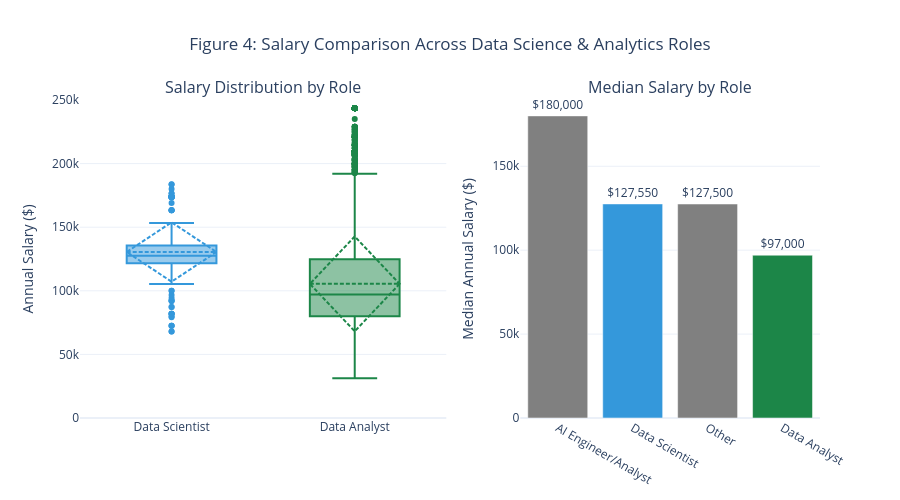

Notebook source saved alongside this figure:
### Markdown cell above
**Why this visualization?**
- Reveals whether remote/hybrid work correlates with experience level.
- Shows absolute counts in each cell for direct comparison across categories.

**Key insights**
Hybrid work overwhelmingly dominates across all experience levels, with mid-level roles (3-5 yrs) leading at 9,070 postings — nearly double that of any other category. Remote opportunities are the second most common, peaking again at mid-level, while pure onsite roles are negligible across the board (only 111–211 postings per level). Senior and Entry roles show relatively lower hybrid counts but maintain strong remote presence, reinforcing that flexibility is now the baseline expectation in data science and analytics hiring, regardless of seniority. The extreme scarcity of onsite-only postings suggests the field has effectively normalized distributed work.

### Code cell
# Figure 3: salary by role category
salary_pdf = df.groupBy("ROLE_CATEGORY").agg(
    {"SALARY": "median"}
).toPandas()
salary_pdf.columns = ["ROLE_CATEGORY", "MEDIAN_SALARY"]
salary_pdf = salary_pdf.sort_values("MEDIAN_SALARY", ascending=False)

# Box plot data
box_pdf = df.select("ROLE_CATEGORY", "SALARY").toPandas()

# Create subplots: box plot + bar chart
fig = make_subplots(
    rows=1, cols=2,
    specs=[[{"type": "box"}, {"type": "bar"}]],
    subplot_titles=("Salary Distribution by Role", "Median Salary by Role"),
    column_widths=[0.55, 0.45]
)

# Box plot: distribution with quartiles
colors = {"Data Scientist": "#3498db", "ML Engineer": "#e74c3c", "Data Analyst": "#1c8648"}

for role in ["Data Scientist", "ML Engineer", "Data Analyst"]:
    role_data = box_pdf[box_pdf["ROLE_CATEGORY"] == role]["SALARY"]
    fig.add_trace(
        go.Box(
            y=role_data,
            name=role,
            marker_color=colors.get(role, "gray"),
            boxmean="sd",
            hovertemplate="Role: " + role + "<br>Salary: $%{y:,}<extra></extra>"
        ),
        row=1, col=1
    )
fig.update_yaxes(range=[0, 250000], row=1, col=1)

# Bar chart: median comparison
fig.add_trace(
    go.Bar(
        x=salary_pdf["ROLE_CATEGORY"],
        y=salary_pdf["MEDIAN_SALARY"],
        marker_color=[colors.get(r, "gray") for r in salary_pdf["ROLE_CATEGORY"]],
        text=salary_pdf["MEDIAN_SALARY"].apply(lambda x: f"${x:,.0f}"),
        textposition="outside",
        hovertemplate="Role: %{x}<br>Median Salary: $%{y:,}<extra></extra>"
    ),
    row=1, col=2
)

fig.update_layout(
    title_text="Figure 4: Salary Comparison Across Data Science & Analytics Roles",
    title_x=0.5,
    height=500,
    showlegend=False
)

fig.update_yaxes(title_text="Annual Salary ($)", row=1, col=1)
fig.update_yaxes(title_text="Median Annual Salary ($)", row=1, col=2)
fig.show()

### Figure 1 — Plotly figure (JSON) as saved in the notebook; plotly's stock layout.template omitted (floating-point values rounded to 4 significant figures; data arrays with more than 128 entries replaced by an {"elided": "..."} marker saying what was removed)
{"data": [{"boxmean": "sd", "hovertemplate": "Role: Data Scientist<br>Salary: $%{y:,}<extra></extra>", "marker": {"color": "#3498db"}, "name": "Data Scientist", "type": "box", "xaxis": "x", "y": {"elided": "193 int values"}, "yaxis": "y"}, {"boxmean": "sd", "hovertemplate": "Role: ML Engineer<br>Salary: $%{y:,}<extra></extra>", "marker": {"color": "#e74c3c"}, "name": "ML Engineer", "type": "box", "xaxis": "x", "y": [], "yaxis": "y"}, {"boxmean": "sd", "hovertemplate": "Role: Data Analyst<br>Salary: $%{y:,}<extra></extra>", "marker": {"color": "#1c8648"}, "name": "Data Analyst", "type": "box", "xaxis": "x", "y": {"elided": "10000 int values"}, "yaxis": "y"}, {"hovertemplate": "Role: %{x}<br>Median Salary: $%{y:,}<extra></extra>", "marker": {"color": ["gray", "#3498db", "gray", "#1c8648"]}, "text": ["$180,000", "$127,550", "$127,500", "$97,000"], "textposition": "outside", "type": "bar", "x": ["AI Engineer/Analyst", "Data Scientist", "Other", "Data Analyst"], "xaxis": "x2", "y": [180000.0, 127600.0, 127500.0, 97000.0], "yaxis": "y2"}], "layout": {"annotations": [{"font": {"size": 16}, "showarrow": false, "text": "Salary Distribution by Role", "x": 0.2475, "xanchor": "center", "xref": "paper", "y": 1, "yanchor": "bottom", "yref": "paper"}, {"font": {"size": 16}, "showarrow": false, "text": "Median Salary by Role", "x": 0.7975, "xanchor": "center", "xref": "paper", "y": 1, "yanchor": "bottom", "yref": "paper"}], "height": 500, "showlegend": false, "title": {"text": "Figure 4: Salary Comparison Across Data Science & Analytics Roles", "x": 0.5}, "xaxis": {"anchor": "y", "domain": [0, 0.495]}, "xaxis2": {"anchor": "y2", "domain": [0.595, 1]}, "yaxis": {"anchor": "x", "domain": [0, 1], "range": [0, 250000], "title": {"text": "Annual Salary ($)"}}, "yaxis2": {"anchor": "x2", "domain": [0, 1], "title": {"text": "Median Annual Salary ($)"}}}}
